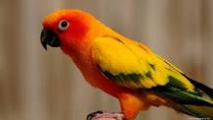
%> input picture coloredImage/download1.bmp, 213 x 120 px
$ octave manipulatingImage.m   (GNU Octave 9; MATLAB toolbox functions it lacks are replaced by stand-ins)
%> lines starting %> are read from the running program, lines starting %| are printed output that depends on the picture
clc;
clear all;

A = imread('download1.bmp');
%> A is the input picture: size 120x213x3 uint8; mean R, G, B 142.1, 102, 60.7
figure(1), imshow(A);

B = imread('download2.bmp');
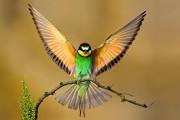
%> input picture coloredImage/download2.bmp, 180 x 120 px
%> B is the input picture: size 120x180x3 uint8; mean R, G, B 163.5, 131.5, 71.1
figure(2), imshow(B);

C = imread('download3.bmp');
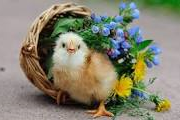
%> input picture coloredImage/download3.bmp, 180 x 120 px
%> C is the input picture: size 120x180x3 uint8; mean R, G, B 132.6, 130.1, 110.8
figure(3), imshow(C);

% operator to select certain rows only
newim1= A( 5:50, : , :);
figure(4), imshow(newim1);

% operator to select certain columns only
newim2= A( :, 20:80 , :);
figure(5), imshow(newim2);

% cropping part of the image
newim3= A( 5:50, 20:80 , :);
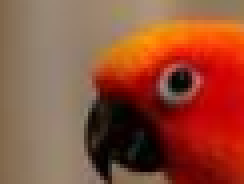
%> newim3: size 46x61x3 uint8 (shown 4 times larger); mean R, G, B 145.5, 79.7, 56.9
figure(6), imshow(newim3);

% Piecing two images together row wise
newim4 = [B( 20:80, : , :)  ; C(20:80,:,:)];
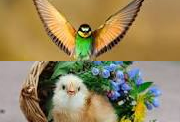
%> newim4: size 122x180x3 uint8; mean R, G, B 150.6, 133.5, 92.7
figure(7), imshow(newim4);

% Piecing two images together column wise
newim5 = [B( :, 60:110, : )   C( :, 50:100,:)];
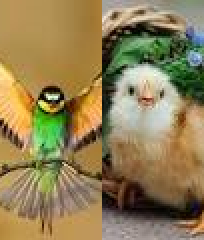
%> newim5: size 120x102x3 uint8 (shown 2 times larger); mean R, G, B 144.8, 127.4, 84.3
figure(8), imshow(newim5);

% Increase  brightness
bright = A + 50;
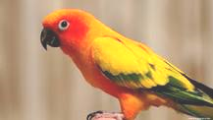
%> bright: size 120x213x3 uint8; mean R, G, B 188.4, 152, 110.7
figure(9), imshow(bright);

% Increase Contrast
contrast = A * 2;
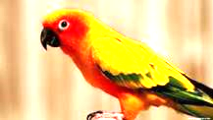
%> contrast: size 120x213x3 uint8; mean R, G, B 233.2, 193.3, 121.3
figure(10), imshow(contrast);
